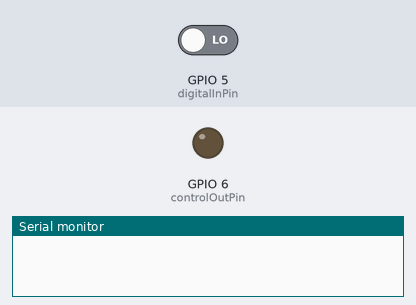
This program was run on a simulated ESP32. Parts: output pins drawn as LEDs (lit = HIGH), the last lines printed to the serial monitor. Inputs (shaded band) come from the test bench; at power-on: GPIO 5 (digitalInPin) LOW.

Above: at 1.2 s.
1.3 s: GPIO 5 (digitalInPin) driven HIGH
At 2.3 s:
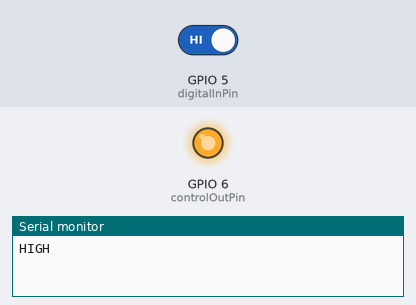
2.8 s: GPIO 5 (digitalInPin) driven LOW
Timing chart, 0 to 5.8 s (numbered marks = the images above; inputs shaded):
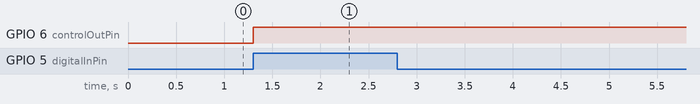

The program:

main.cpp
```cpp
#include "Arduino.h"

// Power supply 5v
// Sound detector HW-484

const int analogInPin = 4;
const int digitalInPin = 5;
const int controlOutPin = 6;

bool controlEnabled = false;
int previousValue = LOW;

unsigned long lastChangeTime;

void setup() {
  pinMode(digitalInPin, INPUT);
  pinMode(controlOutPin, OUTPUT);
  Serial.begin(9200);

  lastChangeTime = millis();
}

void loop() {
    //Serial.println(analogRead(analogInPin));

    if (millis() - lastChangeTime > 100) {
        int currentValue = digitalRead(digitalInPin);

        if (previousValue != currentValue) {
            if (currentValue == HIGH) {
                lastChangeTime = millis();

                controlEnabled = !controlEnabled;

                digitalWrite(controlOutPin, controlEnabled);

                Serial.println("HIGH\n");
            } else {
                Serial.println("LOW\n");
            }

            previousValue = currentValue;
        }
    }

}
```

Measured:
- after the input at 1.3 s, GPIO 6 (controlOutPin): LOW → HIGH at once
